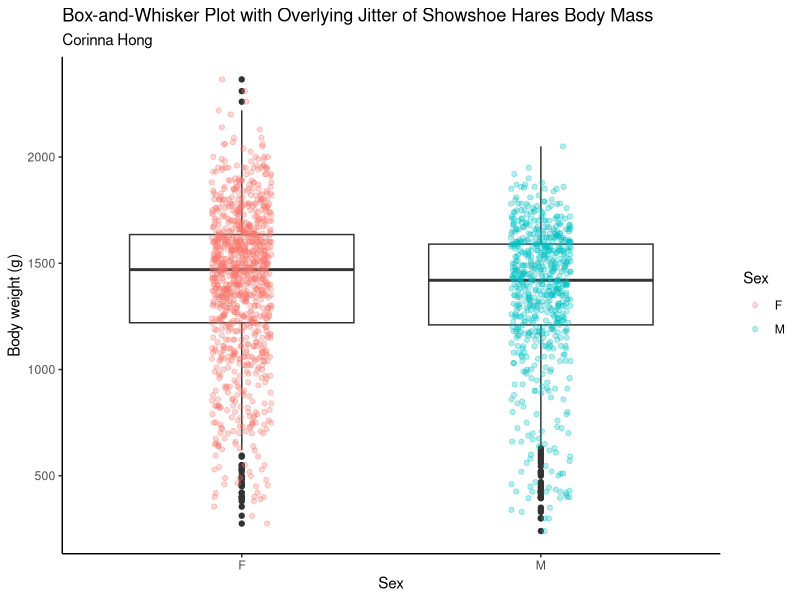

Write R code to recreate this figure.
## ---- chunk 1
knitr::opts_chunk$set(echo = TRUE,
                      warning = FALSE,
                      message = FALSE)
## ---- chunk 2

library(tidyverse)
library(kableExtra)

## ---- chunk 3

showshoe_hares <- read_csv("showshoe_lter.csv")

## ---- chunk 4

hares_wrangle <- showshoe_hares %>% 
  filter(sex %in% c("M", "F"))  %>% # look for anything in sex column that matching anything in this string, a way to get rid of NAs
  drop_na("weight")
  
## ---- chunk 5

hare_boxplot <- ggplot(hares_wrangle, aes(x = sex, y = weight)) +
  geom_boxplot() +
  geom_jitter(width = 0.1, alpha = 0.3, aes(color = sex)) + # Width of jitter, opacity(alpha) of dots, color coding by sex
  theme_classic() +
  labs (x = "Sex", y = "Body weight (g)", color = "Sex", title = "Box-and-Whisker Plot with Overlying Jitter of Showshoe Hares Body Mass", subtitle = "Corinna Hong") # Add axis labels, change legend title, add a plot title

hare_boxplot

## ---- chunk 6
